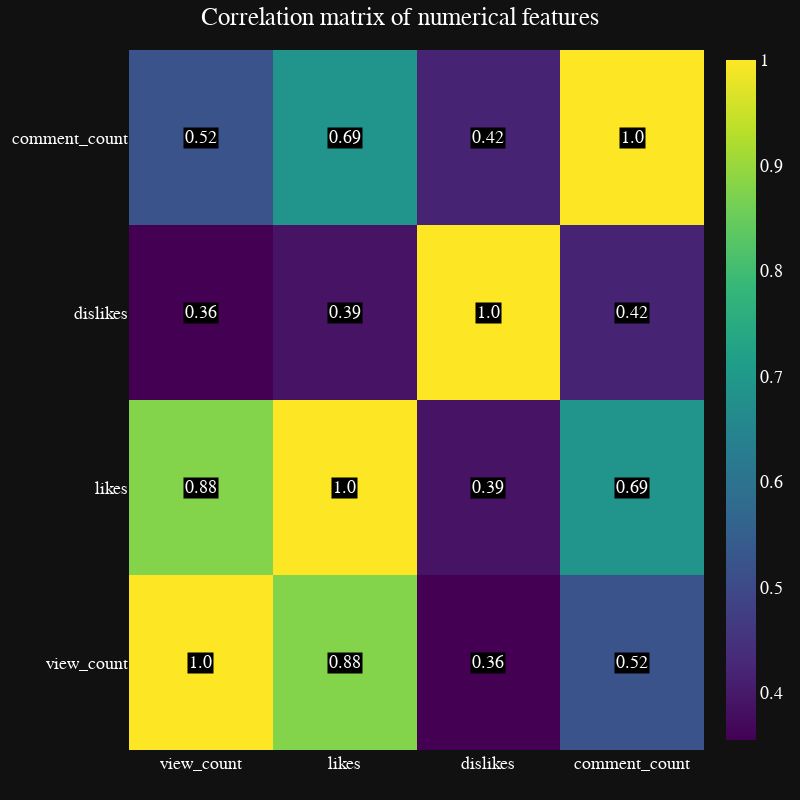

The code cell stored with this chart in its notebook:
### Code cell
# use plotly go.Figure to visualize the correlation matrix
import plotly.graph_objects as go

fig = go.Figure(data=go.Heatmap(
    z=pearson_corr[0].toArray(),
    x=numeric_features,
    y=numeric_features,
    colorscale='Viridis'))

# add labels with values
for i in range(len(numeric_features)):
    for j in range(len(numeric_features)):
        fig.add_annotation(
            x=i, y=j,
            text=str(round(pearson_corr[0].toArray()[i][j], 2)),
            showarrow=False,
            # add outline to text
            font=dict(color="white", size=18),
            bgcolor="black",
        )


# change style of labels to Monospace white font with black outline
fig.update_yaxes(tickfont=dict(color='white', family='Courier New, monospace', size=18))
fig.update_xaxes(tickfont=dict(color='white', family='Courier New, monospace', size=18))

fig.update_layout(
    title="Correlation matrix of numerical features",
    title_x=0.5,
    width=800,
    height=800,
    # change label font
    font=dict(
        family="Courier New, monospace",
        size=18,
        color="white"
    )
)




fig.show()

# save the correlation matrix as an image
fig.write_image("charts/eng_metrics/correlation_matrix.png")

### Figure 1 — Plotly figure (JSON) as saved in the notebook; plotly's stock layout.template omitted (floating-point values rounded to 4 significant figures)
{"data": [{"colorscale": [[0, "#440154"], [0.1111, "#482878"], [0.2222, "#3e4989"], [0.3333, "#31688e"], [0.4444, "#26828e"], [0.5556, "#1f9e89"], [0.6667, "#35b779"], [0.7778, "#6ece58"], [0.8889, "#b5de2b"], [1, "#fde725"]], "type": "heatmap", "x": ["view_count", "likes", "dislikes", "comment_count"], "y": ["view_count", "likes", "dislikes", "comment_count"], "z": [[1, 0.8775, 0.3555, 0.5226], [0.8775, 1, 0.3889, 0.6891], [0.3555, 0.3889, 1, 0.4174], [0.5226, 0.6891, 0.4174, 1]]}], "layout": {"annotations": [{"bgcolor": "black", "font": {"color": "white", "size": 18}, "showarrow": false, "text": "1.0", "x": 0, "y": 0}, {"bgcolor": "black", "font": {"color": "white", "size": 18}, "showarrow": false, "text": "0.88", "x": 0, "y": 1}, {"bgcolor": "black", "font": {"color": "white", "size": 18}, "showarrow": false, "text": "0.36", "x": 0, "y": 2}, {"bgcolor": "black", "font": {"color": "white", "size": 18}, "showarrow": false, "text": "0.52", "x": 0, "y": 3}, {"bgcolor": "black", "font": {"color": "white", "size": 18}, "showarrow": false, "text": "0.88", "x": 1, "y": 0}, {"bgcolor": "black", "font": {"color": "white", "size": 18}, "showarrow": false, "text": "1.0", "x": 1, "y": 1}, {"bgcolor": "black", "font": {"color": "white", "size": 18}, "showarrow": false, "text": "0.39", "x": 1, "y": 2}, {"bgcolor": "black", "font": {"color": "white", "size": 18}, "showarrow": false, "text": "0.69", "x": 1, "y": 3}, {"bgcolor": "black", "font": {"color": "white", "size": 18}, "showarrow": false, "text": "0.36", "x": 2, "y": 0}, {"bgcolor": "black", "font": {"color": "white", "size": 18}, "showarrow": false, "text": "0.39", "x": 2, "y": 1}, {"bgcolor": "black", "font": {"color": "white", "size": 18}, "showarrow": false, "text": "1.0", "x": 2, "y": 2}, {"bgcolor": "black", "font": {"color": "white", "size": 18}, "showarrow": false, "text": "0.42", "x": 2, "y": 3}, {"bgcolor": "black", "font": {"color": "white", "size": 18}, "showarrow": false, "text": "0.52", "x": 3, "y": 0}, {"bgcolor": "black", "font": {"color": "white", "size": 18}, "showarrow": false, "text": "0.69", "x": 3, "y": 1}, {"bgcolor": "black", "font": {"color": "white", "size": 18}, "showarrow": false, "text": "0.42", "x": 3, "y": 2}, {"bgcolor": "black", "font": {"color": "white", "size": 18}, "showarrow": false, "text": "1.0", "x": 3, "y": 3}], "font": {"color": "white", "family": "Courier New, monospace", "size": 18}, "height": 800, "title": {"text": "Correlation matrix of numerical features", "x": 0.5}, "width": 800, "xaxis": {"tickfont": {"color": "white", "family": "Courier New, monospace", "size": 18}}, "yaxis": {"tickfont": {"color": "white", "family": "Courier New, monospace", "size": 18}}}}
